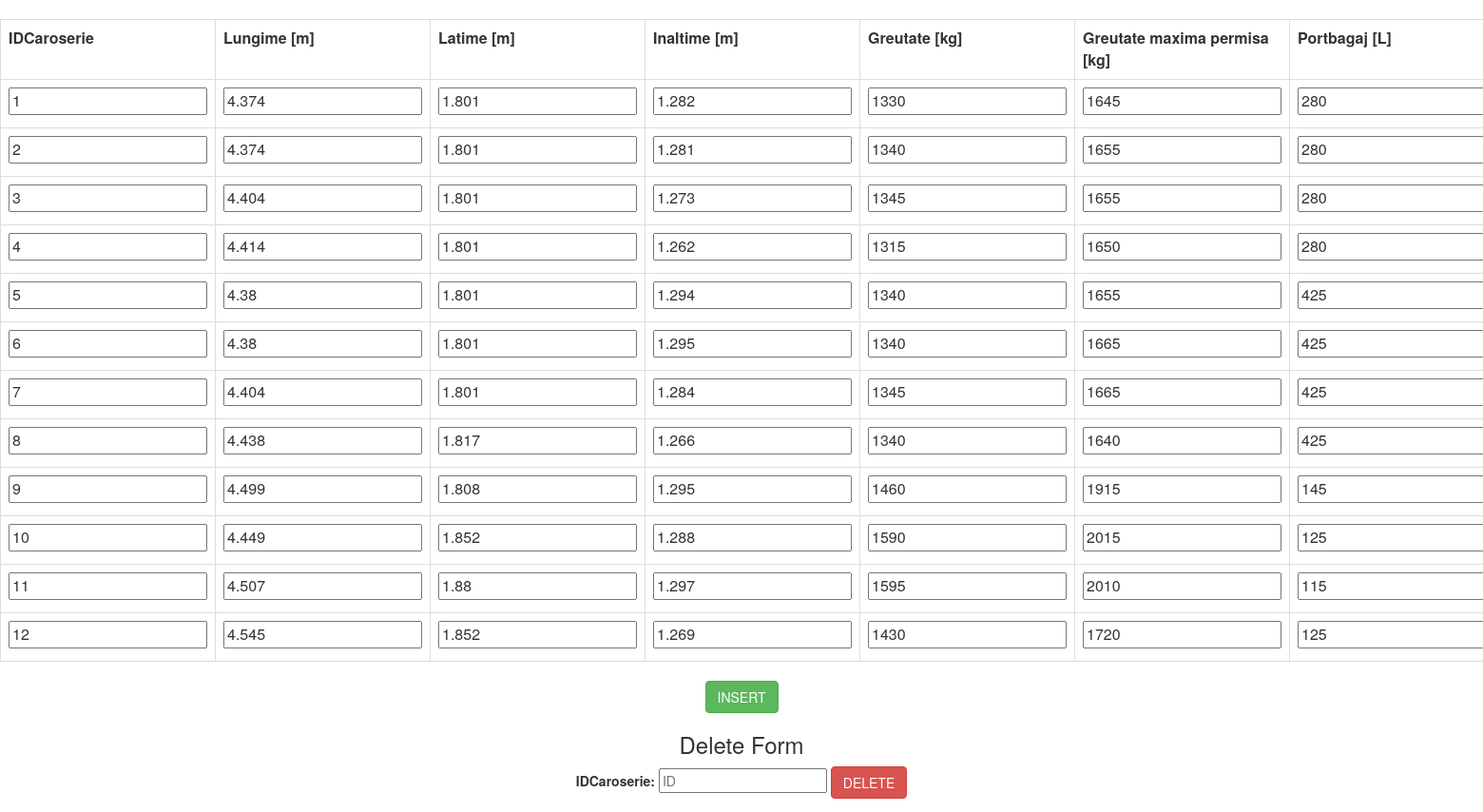
The app's page /caroserie.php with its own data.
### tables this page shows
CREATE TABLE `caroserie` (
  `IDCaroserie` int(11) NOT NULL,
  `Lungime` float NOT NULL COMMENT 'metri',
  `Latime` float NOT NULL COMMENT 'metri',
  `Inaltime` float NOT NULL COMMENT 'metri',
  `Greutate` int(11) NOT NULL COMMENT 'kg',
  `GreutateMaximaPermisa` int(11) NOT NULL COMMENT 'kg',
  `Portbagaj` int(11) NOT NULL COMMENT 'Litri',
  `Rezervor` int(11) NOT NULL COMMENT 'Litri'
);

### caroserie.php (the view, shortened to what this page needs)
<html>
<head>
  <link rel="stylesheet" media="all" href="css/bootstrap.min.css">
  <link rel="stylesheet" media="all" href="css/custom.css">
  <link rel="stylesheet" href="http://code.jquery.com/mobile/1.4.5/jquery.mobile-1.4.5.min.css">
</head>
<body>
<?php
    $servername = "localhost";
    $username = "root";
    $password = "";
    $dbname = "masini";
    $conn = new mysqli($servername, $username, $password, $dbname);
    $sql = "SELECT * FROM caroserie";
    $result = $conn->query($sql);
     echo "<table class='table table-bordered table-hover' >
         <tr>
         <th>IDCaroserie</th>
         <th>Lungime [m]</th>
         <th>Latime [m]</th>
         <th>Inaltime [m]</th>
         <th>Greutate [kg]</th>
         <th>Greutate maxima permisa [kg]</th>
         <th>Portbagaj [L]</th>
         <th>Rezervor [L]</th>
         </tr>";
        while($row = $result->fetch_assoc()) {
            echo "<form action=\"caroserie.php\" method=\"POST\">";
            echo "<tr>";
            echo "<td>" . "<input type=\"number\" name=\"idcaroserie\" value='" . $row['IDCaroserie'] . "' /></td>";
            echo "<td>" . "<input type=\"number\" name=\"lungime\" value='" . $row['Lungime'] . "'/> </td>" ;
            echo "<td>" . "<input type=\"number\" name=\"latime\" value='" . $row['Latime'] . "'/> </td>" ;
            echo "<td>" . "<input type=\"number\" name=\"inaltime\" value='" . $row['Inaltime'] . "'/> </td>" ;
            echo "<td>" . "<input type=\"number\" name=\"greutate\" value='" . $row['Greutate'] . "'/> </td>" ;
            echo "<td>" . "<input type=\"number\" name=\"greutatemaxima\" value='" . $row['GreutateMaximaPermisa'] . "'/> </td>" ;
            echo "<td>" . "<input type=\"number\" name=\"portbagaj\" value='" . $row['Portbagaj'] . "'/> </td>" ;
            echo "<td>" . "<input type=\"submit\" class=\"btn btn-info\" name=\"update\" value=\"UPDATE\" /></td></form>";
        }
        echo "</table>";
    ?>
    <div class ="row">
        <div class="wrapper">
            <button id="insertButton" class="btn btn-success" >INSERT</button>
                <form method="post" action="caroserie.php">
                    <div>
                        <h3>Delete Form</h3>
                        <label for="id" class="ui-hidden-accessible">IDCaroserie:</label>
                        <input type="number" name="id" id="deleteid" placeholder="ID">
                        <input type="submit"  class="btn btn-danger" data-inline="true" name="delete" value="DELETE">
                    </div>
                </form>
            </div>
        </div>
</body>
</html>

### css/custom.css (style rules this page uses)
body { margin-top:20px; width:100%; }
.wrapper { text-align: center; }

### records on screen
caroserie: idcaroserie "1", lungime "4.374", latime "1.801", inaltime "1.282", greutate "1330", greutatemaxima "1645", portbagaj "280"
caroserie: idcaroserie "2", lungime "4.374", latime "1.801", inaltime "1.281", greutate "1340", greutatemaxima "1655", portbagaj "280"
caroserie: idcaroserie "3", lungime "4.404", latime "1.801", inaltime "1.273", greutate "1345", greutatemaxima "1655", portbagaj "280"
caroserie: idcaroserie "4", lungime "4.414", latime "1.801", inaltime "1.262", greutate "1315", greutatemaxima "1650", portbagaj "280"
caroserie: idcaroserie "5", lungime "4.38", latime "1.801", inaltime "1.294", greutate "1340", greutatemaxima "1655", portbagaj "425"
caroserie: idcaroserie "6", lungime "4.38", latime "1.801", inaltime "1.295", greutate "1340", greutatemaxima "1665", portbagaj "425"
caroserie: idcaroserie "7", lungime "4.404", latime "1.801", inaltime "1.284", greutate "1345", greutatemaxima "1665", portbagaj "425"
caroserie: idcaroserie "8", lungime "4.438", latime "1.817", inaltime "1.266", greutate "1340", greutatemaxima "1640", portbagaj "425"
caroserie: idcaroserie "9", lungime "4.499", latime "1.808", inaltime "1.295", greutate "1460", greutatemaxima "1915", portbagaj "145"
caroserie: idcaroserie "10", lungime "4.449", latime "1.852", inaltime "1.288", greutate "1590", greutatemaxima "2015", portbagaj "125"
caroserie: idcaroserie "11", lungime "4.507", latime "1.88", inaltime "1.297", greutate "1595", greutatemaxima "2010", portbagaj "115"
caroserie: idcaroserie "12", lungime "4.545", latime "1.852", inaltime "1.269", greutate "1430", greutatemaxima "1720", portbagaj "125"
